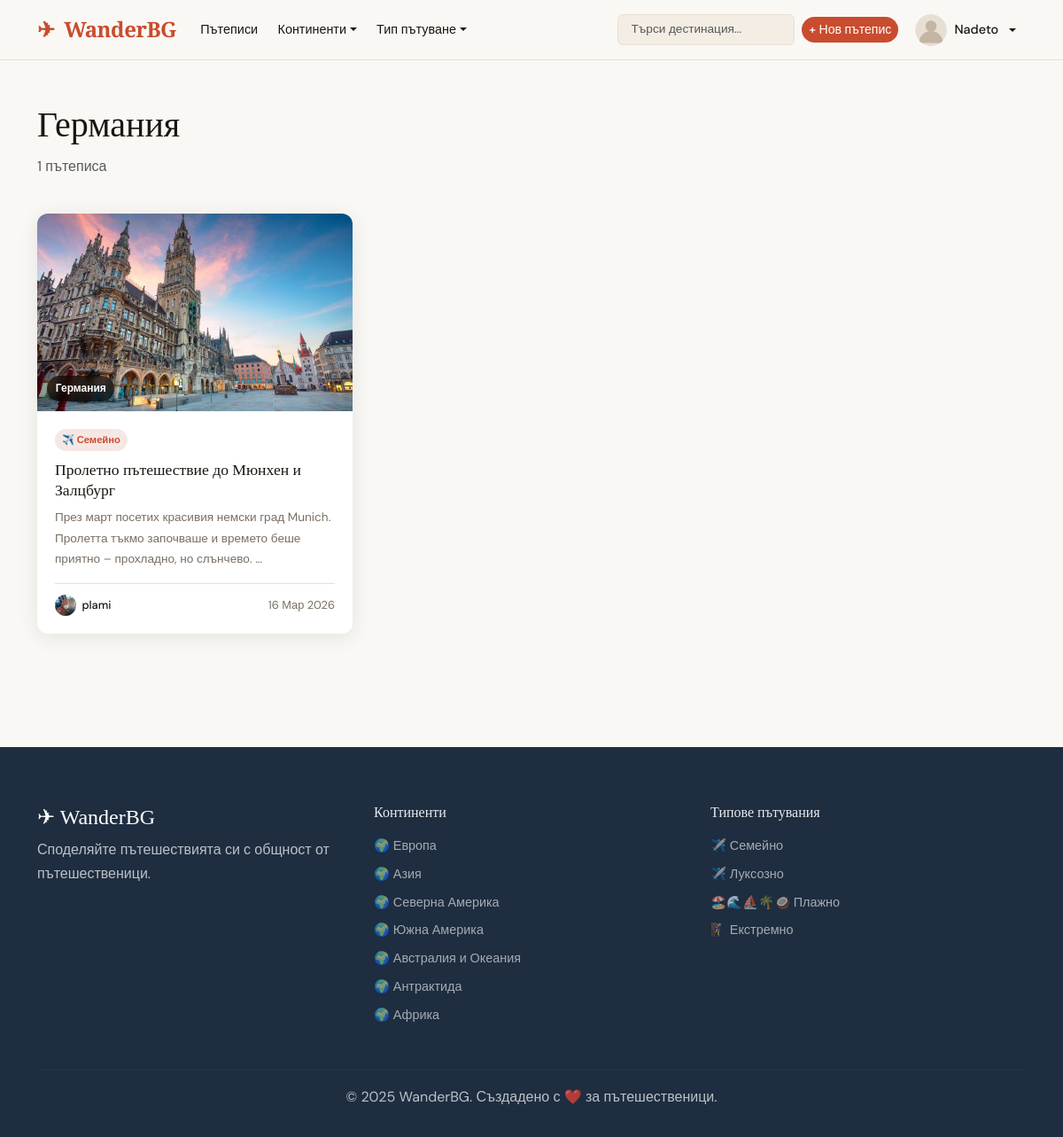
The app's page /categories/country/germaniya/ (signed in) with its own data.
### categories/models.py (models this page shows, shortened)
class Country(models.Model):
    name = models.CharField(max_length=100, verbose_name='Държава')
    slug = models.SlugField(unique=True)
    continent = models.ForeignKey(Continent, on_delete=models.CASCADE, related_name='countries')
    flag = models.CharField(max_length=10, blank=True)
    class Meta:
        verbose_name = 'Държава'
        verbose_name_plural = 'Държави'
        ordering = ['name']

class TravelType(models.Model):
    TRAVEL_TYPES = [
        ('extreme', 'Екстремно'),
        ('family', 'Семейно'),
        ('budget', 'Бюджетно'),
        ('luxury', 'Луксозно'),
        ('adventure', 'Приключенско'),
        ('cultural', 'Културно'),
        ('beach', 'Плажно'),
        ('mountain', 'Планинско'),
    ]
    name = models.CharField(max_length=50, choices=TRAVEL_TYPES, unique=True)
    icon = models.CharField(max_length=50, default='✈️')
    class Meta:
        verbose_name = 'Тип пътуване'
        verbose_name_plural = 'Типове пътувания'
    def __str__(self):
        return self.get_name_display()

class Continent(models.Model):
    name = models.CharField(max_length=100, verbose_name='Континент')
    slug = models.SlugField(unique=True)
    icon = models.CharField(max_length=50, default='🌍')
    class Meta:
        verbose_name = 'Континент'
        verbose_name_plural = 'Континенти'

### posts/models.py (models this page shows, shortened)
class Post(models.Model):
    author = models.ForeignKey(User, on_delete=models.CASCADE)
    title = models.CharField(max_length=200, verbose_name='Заглавие')
    slug = models.SlugField(max_length=200, unique=True, blank=True)
    cover_image = models.ImageField(upload_to='posts/covers/', blank=True, null=True)
    body = models.TextField(verbose_name='Съдържание')
    location_name = models.CharField(max_length=200, verbose_name='Локация')
    country = models.ForeignKey(Country, on_delete=models.SET_NULL, null=True, blank=True, related_name='posts')
    travel_types = models.ManyToManyField(TravelType, blank=True, related_name='posts', verbose_name='Типове пътуване')
    published = models.BooleanField(default=True)
    created_at = models.DateTimeField(auto_now_add=True)
    updated_at = models.DateTimeField(auto_now=True)
    views_count = models.PositiveIntegerField(default=0)
    class Meta:
        ordering = ['-created_at']
        verbose_name = 'Пътепис'
        verbose_name_plural = 'Пътеписи'

### accounts/models.py (models this page shows, shortened)
class Profile(models.Model):
    user = models.OneToOneField(User, on_delete=models.CASCADE, related_name='profile')
    bio = models.TextField(blank=True, max_length=500)
    avatar = models.ImageField(upload_to='avatars/', blank=True, null=True)
    website = models.URLField(blank=True)
    location = models.CharField(max_length=100, blank=True)
    joined = models.DateTimeField(auto_now_add=True)
    def get_avatar_url(self):
        if self.avatar:
            return self.avatar.url
        return '/static/images/default_avatar.svg'

### categories/views.py (the view)
# urls.py: path('country/<slug:slug>/', views.country_posts, name='country_posts'),
def country_posts(request, slug):
    country = get_object_or_404(Country, slug=slug)
    posts = Post.objects.filter(country=country, published=True).order_by('-created_at')
    return render(request, 'categories/country.html', {'country': country, 'posts': posts})

### categories/context_processors.py (called while the page is built)
def categories_context(request):
    return {
        'continents': Continent.objects.all(),
        'travel_types': TravelType.objects.all(),
    }

### templates/categories/country.html (shortened to what this page needs)
{% extends 'base.html' %}
{% block content %}
<div class="container py-5">
    <div class="page-header">
        <h1>{{ country.name }}</h1>
        <p class="text-muted">{{ posts.count }} пътеписа</p>
    </div>
    {% if posts %}
    <div class="row g-4">{% for post in posts %}{% include 'partials/post_card.html' %}{% endfor %}</div>
    {% else %}
    <div class="empty-state"><i class="bi bi-compass"></i><h4>Все още няма пътеписи за {{ country.name }}</h4></div>
    {% endif %}
</div>
{% endblock %}

### templates/base.html (shortened to what this page needs)
<!DOCTYPE html>
<html lang="bg">
<head>
    {% load static %}
    <link href="https://cdn.jsdelivr.net/npm/bootstrap@5.3.0/dist/css/bootstrap.min.css" rel="stylesheet">
    <link href="https://cdn.jsdelivr.net/npm/bootstrap-icons@1.11.0/font/bootstrap-icons.css" rel="stylesheet">
    <link href="{% static 'css/main.css' %}" rel="stylesheet">
</head>
<body>
<nav class="navbar navbar-expand-lg">
    <div class="container">
        <a class="navbar-brand" href="{% url 'home' %}">
            <span class="brand-icon">✈</span> WanderBG
        </a>
        <div class="collapse navbar-collapse" id="navMenu">
            <ul class="navbar-nav me-auto">
                <li class="nav-item"><a class="nav-link" href="{% url 'post_list' %}">Пътеписи</a></li>
                <li class="nav-item dropdown">
                    <a class="nav-link dropdown-toggle" href="#" data-bs-toggle="dropdown">Континенти</a>
                </li>
                <li class="nav-item dropdown">
                    <a class="nav-link dropdown-toggle" href="#" data-bs-toggle="dropdown">Тип пътуване</a>
                </li>
            </ul>
            <div class="navbar-nav ms-auto align-items-center gap-2">
                <form class="d-flex" action="{% url 'post_list' %}" method="get">
                    <input class="form-control search-input" type="search" name="q" placeholder="Търси дестинация..." value="{{ request.GET.q }}">
                </form>
                {% if user.is_authenticated %}
                <a href="{% url 'post_create' %}" class="btn btn-accent btn-sm">+ Нов пътепис</a>
                <div class="dropdown">
                    <a class="nav-link dropdown-toggle user-menu" href="#" data-bs-toggle="dropdown">
                        <img src="{{ user.profile.get_avatar_url }}" class="avatar-sm" alt="">
                        {{ user.username }}
                    </a>
                </div>
                {% else %}
                <a href="{% url 'login' %}" class="btn btn-outline-light btn-sm">Вход</a>
                <a href="{% url 'register' %}" class="btn btn-accent btn-sm">Регистрация</a>
                {% endif %}
            </div>
        </div>
    </div>
</nav>
<main>
    {% block content %}{% endblock %}
</main>
<footer class="site-footer">
    <div class="container">
        <div class="row">
            <div class="col-md-4">
                <h5 class="footer-brand">✈ WanderBG</h5>
                <p>Споделяйте пътешествията си с общност от пътешественици.</p>
            </div>
            <div class="col-md-4">
                <h6>Континенти</h6>
                <ul class="footer-links">
                    {% for c in continents %}
                    <li><a href="{% url 'continent_posts' c.slug %}">{{ c.icon }} {{ c.name }}</a></li>
                    {% endfor %}
                </ul>
            </div>
            <div class="col-md-4">
                <h6>Типове пътувания</h6>
                <ul class="footer-links">
                    {% for t in travel_types %}
                    <li><a href="{% url 'travel_type_posts' t.name %}">{{ t.icon }} {{ t }}</a></li>
                    {% endfor %}
                </ul>
            </div>
        </div>
        <hr>
        <p class="text-center mb-0">© 2025 WanderBG. Създадено с ❤️ за пътешественици.</p>
    </div>
</footer>
</body>
</html>

### templates/partials/post_card.html
<div class="col-md-4">
    <article class="post-card">
        <a href="{% url 'post_detail' post.pk %}" class="post-card-img-wrap">
            {% if post.cover_image %}
            <img src="{{ post.cover_image.url }}" alt="{{ post.title }}" class="post-card-img">
            {% else %}
            <div class="post-card-img post-card-no-img"><span>{{ post.location_name|first }}</span></div>
            {% endif %}
            {% if post.country %}
            <span class="post-card-country">{{ post.country.flag }} {{ post.country.name }}</span>
            {% endif %}
        </a>
        <div class="post-card-body">
            <div class="post-card-types">
                {% for tt in post.travel_types.all|slice:":2" %}
                <span class="badge-type">{{ tt.icon }} {{ tt }}</span>
                {% endfor %}
            </div>
            <h3 class="post-card-title"><a href="{% url 'post_detail' post.pk %}">{{ post.title }}</a></h3>
            <p class="post-card-excerpt">{{ post.body|truncatewords:18 }}</p>
            <div class="post-card-meta">
                <a href="{% url 'profile' post.author.username %}" class="post-card-author">
                    <img src="{{ post.author.profile.get_avatar_url }}" class="avatar-xs" alt="">
                    {{ post.author.get_full_name|default:post.author.username }}
                </a>
                <span class="post-card-date">{{ post.created_at|date:"d M Y" }}</span>
            </div>
        </div>
    </article>
</div>

### static/css/main.css (style rules this page uses)
:root { --c-bg: #faf8f5; --c-surface: #ffffff; --c-surface2: #f3ede4; --c-border: #e8dfd4; --c-text: #1a1510; --c-text-muted: #7a6e62; --c-accent: #c94c2e; --c-accent-dark: #a33820; --c-accent-light: #f5e8e4; --c-gold: #d4a843; --c-navy: #1e2d40; --nav-h: 68px; --radius: 12px; --radius-sm: 6px; --shadow: 0 4px 24px rgba(26,21,16,.09); --shadow-hover: 0 12px 40px rgba(26,21,16,.16); --transition: .25s cubic-bezier(.4,0,.2,1); }
*, *::before, *::after { box-sizing: border-box; margin: 0; padding: 0; }
html { scroll-behavior: smooth; }
body { font-family: 'DM Sans', sans-serif; background: var(--c-bg); color: var(--c-text); line-height: 1.7; }
h1,h2,h3,h4,h5,h6 { font-family: 'Playfair Display', serif; line-height: 1.25; }
a { color: inherit; text-decoration: none; }
img { max-width: 100%; height: auto; }
.navbar { background: rgba(250,248,245,.96); backdrop-filter: blur(12px); border-bottom: 1px solid var(--c-border); padding: .8rem 0; position: sticky; top: 0; z-index: 1000; height: var(--nav-h); }
.navbar-brand { font-family: 'Playfair Display', serif; font-size: 1.5rem; font-weight: 700; color: var(--c-accent) !important; letter-spacing: -.02em; }
.brand-icon { margin-right: .3rem; }
.navbar .nav-link { font-size: .9rem; font-weight: 500; color: var(--c-text) !important; padding: .4rem .7rem !important; border-radius: var(--radius-sm); transition: background var(--transition); }
.search-input { border-radius: 20px; border: 1px solid var(--c-border); font-size: .85rem; padding: .4rem .9rem; background: var(--c-surface2); width: 200px; transition: width var(--transition); }
.avatar-xs { width: 24px; height: 24px; border-radius: 50%; object-fit: cover; }
.avatar-sm { width: 36px; height: 36px; border-radius: 50%; object-fit: cover; }
.user-menu { display: flex; align-items: center; gap: .5rem; }
.btn-accent { background: var(--c-accent); color: #fff !important; border: none; border-radius: 20px; font-weight: 500; transition: background var(--transition), transform var(--transition); }
.post-card { background: var(--c-surface); border-radius: var(--radius); overflow: hidden; box-shadow: var(--shadow); transition: transform var(--transition), box-shadow var(--transition); height: 100%; display: flex; flex-direction: column; }
.post-card-img-wrap { position: relative; display: block; overflow: hidden; aspect-ratio: 16/10; }
.post-card-img { width: 100%; height: 100%; object-fit: cover; transition: transform .5s ease; }
.post-card-country { position: absolute; bottom: .7rem; left: .7rem; background: rgba(0,0,0,.6); color: #fff; padding: .25rem .6rem; border-radius: 20px; font-size: .75rem; font-weight: 600; backdrop-filter: blur(4px); }
.post-card-body { padding: 1.25rem; display: flex; flex-direction: column; flex: 1; }
.post-card-types { display: flex; gap: .4rem; flex-wrap: wrap; margin-bottom: .6rem; }
.badge-type { background: var(--c-accent-light); color: var(--c-accent); font-size: .7rem; font-weight: 600; padding: .2rem .5rem; border-radius: 20px; }
.post-card-title { font-size: 1.1rem; line-height: 1.3; margin-bottom: .5rem; }
.post-card-excerpt { font-size: .85rem; color: var(--c-text-muted); flex: 1; margin-bottom: 1rem; }
.post-card-meta { display: flex; align-items: center; justify-content: space-between; font-size: .8rem; color: var(--c-text-muted); border-top: 1px solid var(--c-border); padding-top: .75rem; }
.post-card-author { display: flex; align-items: center; gap: .4rem; font-weight: 500; color: var(--c-text); }
.page-header { margin-bottom: 2.5rem; }
.site-footer { background: var(--c-navy); color: rgba(255,255,255,.7); padding: 4rem 0 2rem; margin-top: 5rem; }
.footer-brand { font-family: 'Playfair Display', serif; font-size: 1.5rem; color: #fff; margin-bottom: .5rem; }
.footer-links { list-style: none; padding: 0; }
.footer-links li { margin-bottom: .3rem; }
.footer-links a { color: rgba(255,255,255,.6); font-size: .9rem; transition: color var(--transition); }
.site-footer h6 { color: rgba(255,255,255,.9); margin-bottom: .8rem; font-family: 'Playfair Display', serif; }
.site-footer hr { border-color: rgba(255,255,255,.1); margin: 2rem 0 1rem; }
.form-control, .form-select { border-radius: var(--radius-sm); border: 1px solid var(--c-border); }

### records on screen
Country: name "Германия"
Post: cover_image (picture), country.name "Германия", title "Пролетно пътешествие до Мюнхен и Залцбург", body "През март посетих красивия немски град Munich. Пролетта тъкмо започваше и времето беше приятно – прохладно, но слънчево. …", author.profile.get_avatar_url (picture), author.get_full_name "plami", created_at "16 Мар 2026"
TravelType: icon "✈️", name "Семейно"
Continent: icon "🌍", name "Европа"
Continent: icon "🌍", name "Азия"
Continent: icon "🌍", name "Северна Америка"
Continent: icon "🌍", name "Южна Америка"
Continent: icon "🌍", name "Австралия и Океания"
Continent: icon "🌍", name "Антрактида"
Continent: icon "🌍", name "Африка"
TravelType: icon "✈️", name "Луксозно"
TravelType: icon "🏖️🌊⛵🌴🥥", name "Плажно"
TravelType: icon "🧗‍♀️", name "Екстремно"

### other values on screen
{{ user.username }} "Nadeto"
{{ posts.count }} "1"
